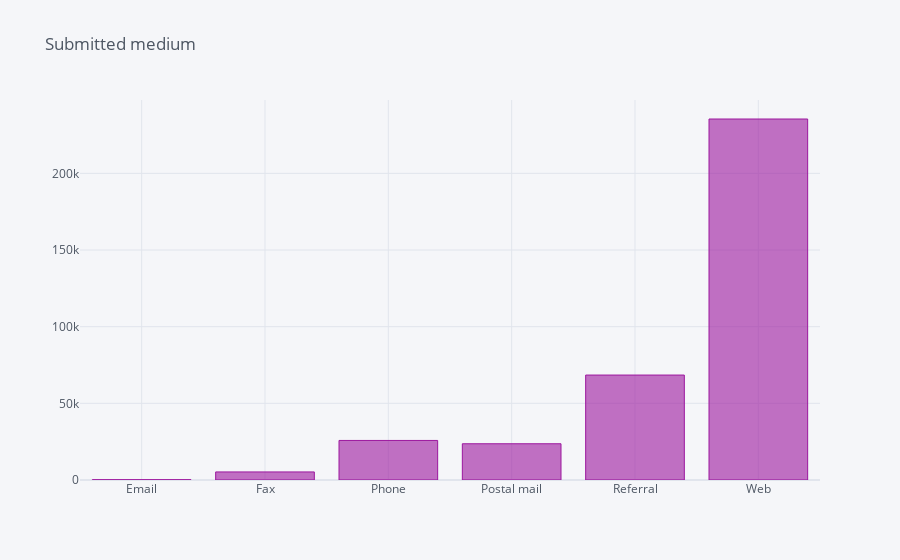

Here is the notebook cell this chart was saved with:
### Code cell
fig = plt.figure(figsize=(8,6))
complaints1.groupby('Submitted via')['Submitted via'].count().iplot(kind='bar',title='Submitted medium',fontsize=2,color= '#9c179e')
plt.show()

### Figure 1 — Plotly figure (JSON) as saved in the notebook; plotly's stock layout.template omitted (floating-point values rounded to 4 significant figures)
{"data": [{"marker": {"color": "rgba(156, 23, 158, 0.6)", "line": {"color": "rgba(156, 23, 158, 1.0)", "width": 1}}, "name": "Submitted via", "orientation": "v", "text": "", "type": "bar", "x": ["Email", "Fax", "Phone", "Postal mail", "Referral", "Web"], "y": [188, 5264, 25802, 23644, 68450, 235462]}], "layout": {"legend": {"bgcolor": "#F5F6F9", "font": {"color": "#4D5663"}}, "paper_bgcolor": "#F5F6F9", "plot_bgcolor": "#F5F6F9", "title": {"font": {"color": "#4D5663"}, "text": "Submitted medium"}, "xaxis": {"gridcolor": "#E1E5ED", "showgrid": true, "tickfont": {"color": "#4D5663"}, "title": {"font": {"color": "#4D5663"}, "text": ""}, "zerolinecolor": "#E1E5ED"}, "yaxis": {"gridcolor": "#E1E5ED", "showgrid": true, "tickfont": {"color": "#4D5663"}, "title": {"font": {"color": "#4D5663"}, "text": ""}, "zerolinecolor": "#E1E5ED"}}}
